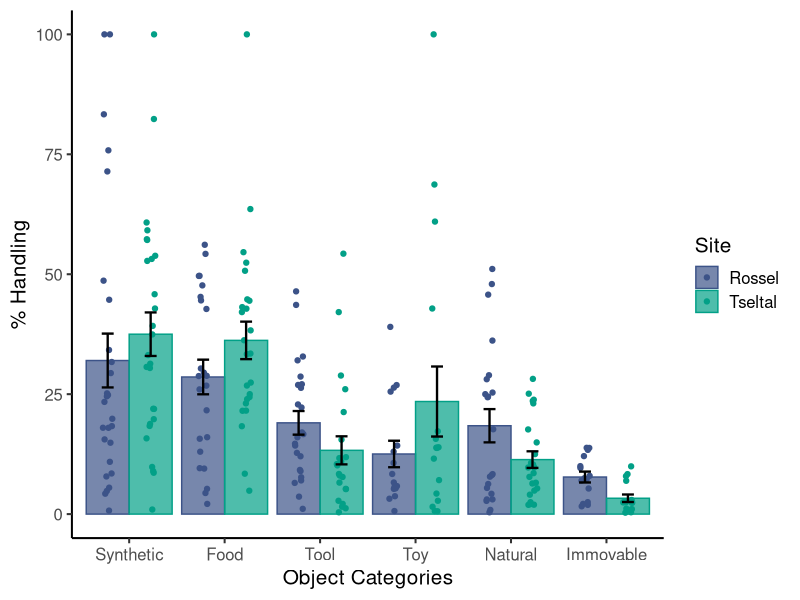

The R source for this figure:
## ---- chunk 1
knitr::opts_chunk$set(fig.width = 3, fig.height = 3, fig.crop  =  FALSE, 
                      fig.pos  =  "tb", fig.path = 'figs/',
                      echo = FALSE, warning = FALSE, cache = FALSE, 
                      message = FALSE, sanitize = TRUE)
## ---- chunk 2
library(tidyverse)
library(lubridate)
library(broom)
## ---- chunk 3
raw.data <- read_csv("../data/usable.data_20220106.csv") %>%
    mutate(hour = hour(timestamp), 
    tod = case_when(
      hour < 11 ~ "morning", 
      hour >= 11 & hour <= 13 ~ "midday", 
      hour > 13 ~ "afternoon"), 
    tod = factor(tod, levels = c("morning", "midday", "afternoon")), 
  object_type = factor(object_type, 
                       levels = c("Other Synthetic Object", "Food", "Tool", 
                                  "Toy", "Other Natural Object", "Large Immovable"),
                       labels = c("Synthetic", "Food", "Tool", 
                                  "Toy", "Natural", "Immovable")))

# TO DO: manual checking so this isn't necessary
object.data <- raw.data %>%
  select(-category, -object_type) %>%
  distinct()

category.data <- raw.data %>%
  select(-object)

site_colors <- c("Rossel" = "#3C5388", 
                 "Tseltal" = "#02A087")
## ---- chunk 4

daily.objects <- object.data %>%
  group_by(sub_num) %>%
  summarize(n.objects = length(unique(object))) %>%
  ungroup() %>%
  summarize(mean = mean(n.objects), 
            median = median(n.objects), 
            sd = sd(n.objects), 
            min = min(n.objects),
            max = max(n.objects)) %>%
  mutate(across(mean:sd), round(., 2))

daily.objects.bysite <- object.data %>%
  group_by(sub_num, site) %>%
  summarize(n.objects = length(unique(object))) 

# t-test assumptions not met -> use wilcox
shapiro.test(subset(daily.objects.bysite, daily.objects.bysite$site == "Rossel")$n.objects)
shapiro.test(subset(daily.objects.bysite, daily.objects.bysite$site == "Tseltal")$n.objects)
var.test(n.objects ~ site, daily.objects.bysite)
comp.daily.objects <- tidy(wilcox.test(n.objects ~ site, daily.objects.bysite))

hourly.objects <- object.data %>%
  group_by(sub_num, hour) %>%
  summarize(n.objects = length(unique(object))) %>%
  ungroup() %>%
  summarize(mean = mean(n.objects), 
            median = median(n.objects), 
            sd = sd(n.objects), 
            min = min(n.objects),
            max = max(n.objects)) %>%
  mutate(across(mean:sd), round(., 2))
## ---- chunk 5
category.props <- category.data %>%
  group_by(sub_num, object_type, site) %>%
  summarize(n.category = n()) %>%
  distinct() %>%
  ungroup() %>% 
  group_by(sub_num, site) %>%
  summarize(n.images = sum(n.category), 
            n.category = n.category, 
            prop = n.category/n.images, 
            object_type = object_type) %>%
  distinct()

wilcox.outputs <- list()
for (i in unique(category.props$object_type)) {
  ros.input <- category.props %>%
    filter(object_type == i & site == "Rossel")
  
  tse.input <- category.props %>%
    filter(object_type == i & site == "Tseltal")
  
  wilcox.output <- tidy(wilcox.test(ros.input$prop, tse.input$prop))
  
  wilcox.outputs[[i]] <- wilcox.output
}

comp.category.bysite <- do.call(rbind, wilcox.outputs) %>%
  rownames_to_column(var = "object_type") %>%
  mutate(p.adjusted = p.adjust(p.value, method = "holm"))

category.means <- category.props %>%
  group_by(object_type, site) %>%
  summarize(mean = mean(prop), 
            sd = sd(prop), 
            n = n(), 
            se = sd/sqrt(n))

top.category.bychild <- category.props %>%
  group_by(sub_num) %>%
  filter(prop == max(prop) & object_type %in% c("Synthetic", "Food")) %>%
  nrow()

top.synthetic <- raw.data %>%
  filter(object_type == "Synthetic") %>%
  group_by(object) %>%
  summarize(n = n()) %>%
  arrange(desc(n)) %>%
  slice(1:3) %>%
  transmute(top.objects = paste(object, collapse = ", ")) %>%
  distinct() %>%
  pull(top.objects)

top.immovable <- raw.data %>%
  filter(object_type == "Immovable") %>%
  group_by(object) %>%
  summarize(n = n()) %>%
  arrange(desc(n)) %>%
  slice(1:3) %>%
  transmute(top.objects = paste(object, collapse = ", ")) %>%
  distinct() %>%
  pull(top.objects)
## ---- chunk 6

category.props.plot <- ggplot() +
  geom_bar(data = category.means, 
           mapping  = aes(x = object_type, y = mean*100, color = site, fill = site),
           stat = "identity", position = "dodge", alpha = 0.7) + 
  geom_point(data = category.props,
             mapping = aes(x = object_type, y = prop*100, color = site, fill = site),
             position = position_jitterdodge(dodge.width = 0.9, jitter.width = 0.1), 
             size = 1.5) +
  geom_errorbar(data = category.means,
                mapping = aes(x = object_type, ymin = (mean - se)*100, 
                              ymax = (mean + se)*100, group = site),
                position = position_dodge(width = 0.9), 
                width = 0.25, size = 0.8, color = "black") +
  scale_color_manual(values = site_colors) +
  scale_fill_manual(values = site_colors) +
  labs(x = "Object Categories", y = "% Handling", color = "Site", fill = "Site") +
  theme_classic(base_size = 15)
## ---- chunk 7
# References will be generated automatically by Pandoc and included here.
# The following code is some latex to format the bibliography. Do not remove it.
